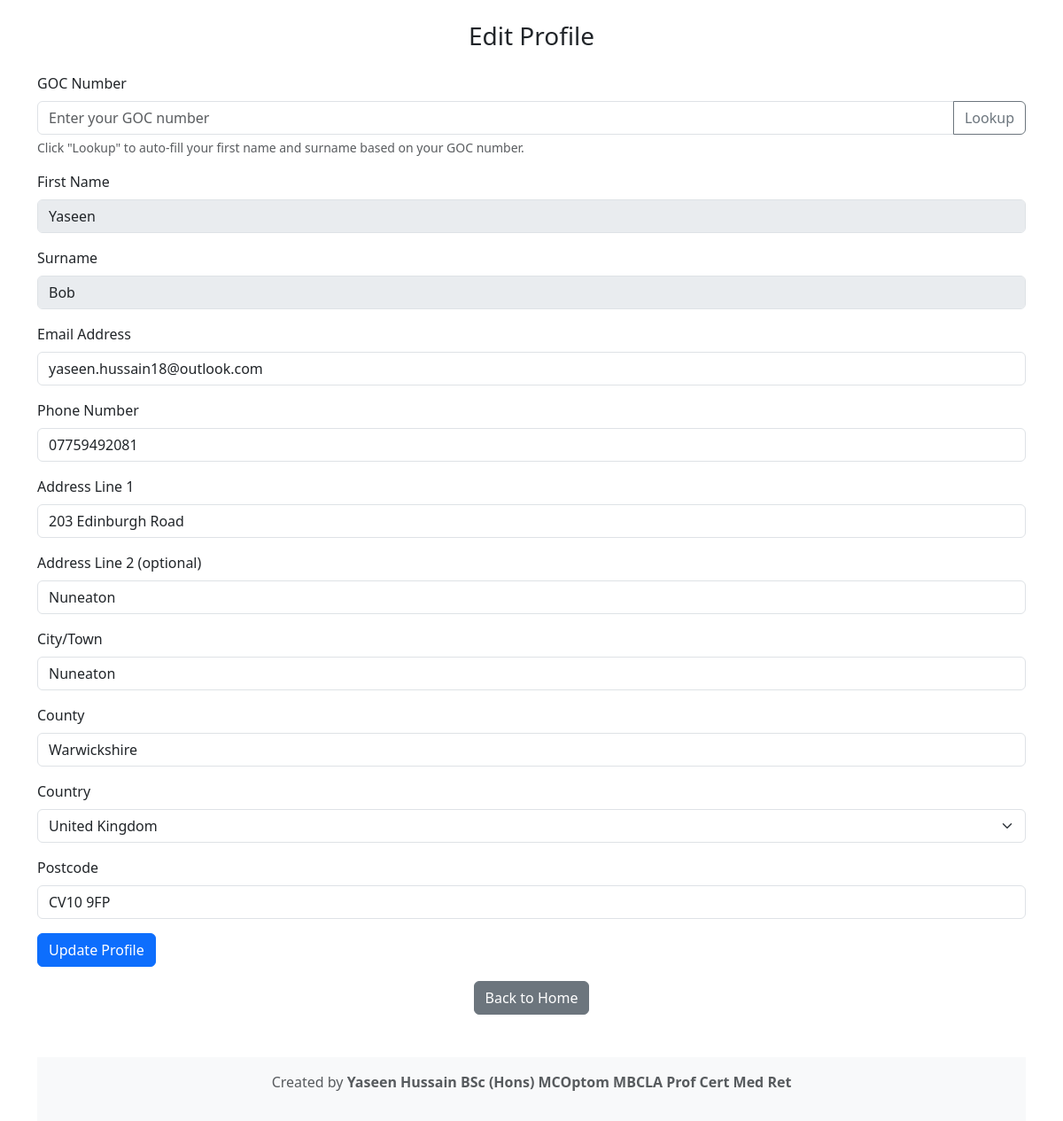
The page /profile (signed in) on the database as committed earlier.
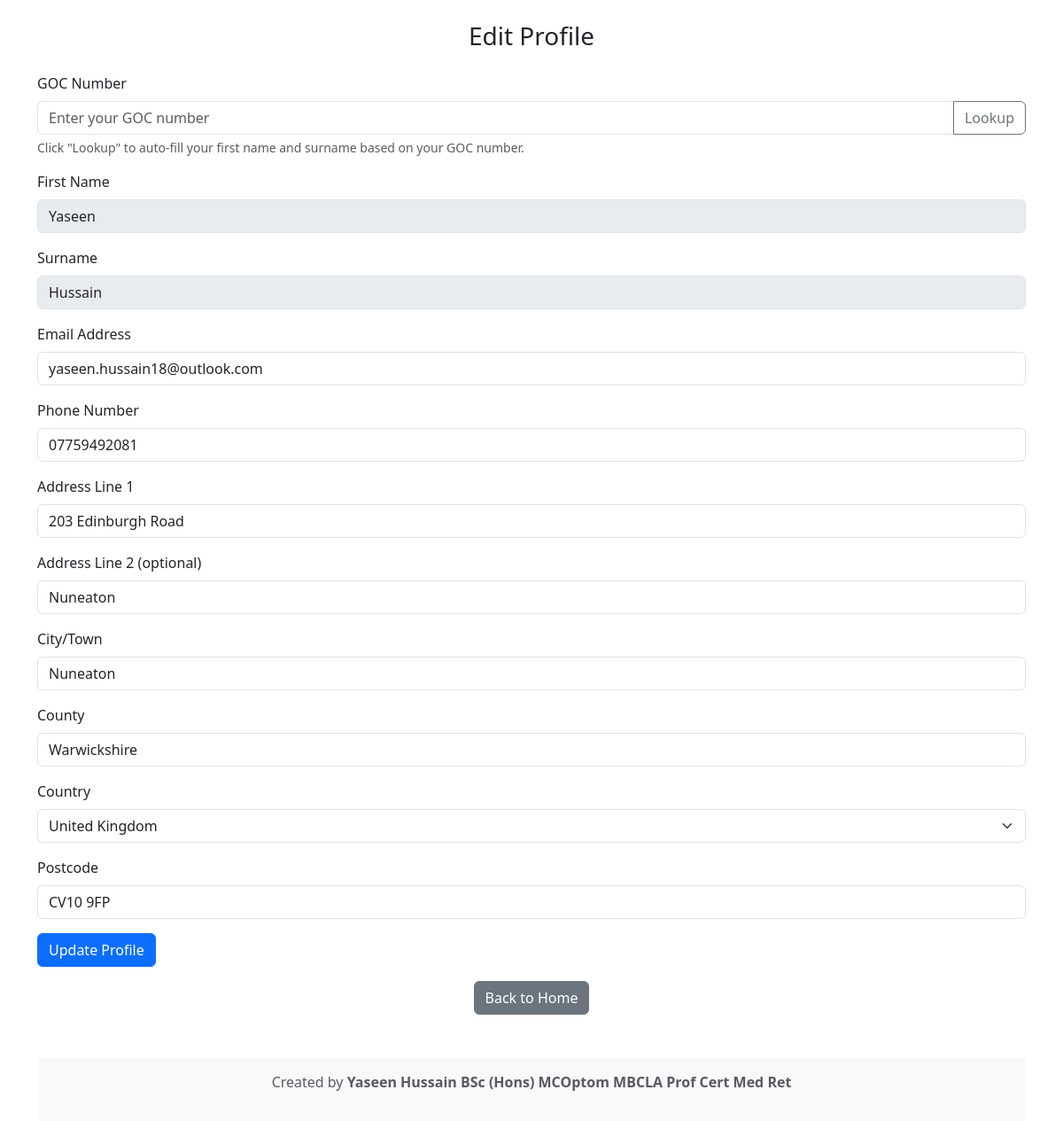
The same page on the database as committed later.
### tables this page shows
CREATE TABLE users (
            id INTEGER PRIMARY KEY AUTOINCREMENT,
            username TEXT NOT NULL UNIQUE,
            email TEXT NOT NULL UNIQUE,
            password_hash TEXT NOT NULL
        , first_name TEXT, surname TEXT, phone_number TEXT, address_line1 TEXT, address_line2 TEXT, city TEXT, county TEXT, country TEXT, postcode TEXT, goc_number TEXT);

### app.py (the view, shortened to what this page needs)
@app.route('/profile', methods=['GET', 'POST'])
@login_required
def profile():
    return render_template('profile.html', user=current_user)

### app.py (called while the page is built)
def get_db_connection():
    conn = sqlite3.connect('shifts.db', timeout=10)  # Increase timeout to allow waiting for the lock to release
    conn.row_factory = sqlite3.Row
    return conn

    def set_profile(self, first_name, surname, phone_number, address_line1, address_line2, city, county, country, postcode):
        self.first_name = first_name or ""
        self.surname = surname or ""
        self.phone_number = phone_number or ""
        self.address_line1 = address_line1 or ""
        self.address_line2 = address_line2 or ""
        self.city = city or ""
        self.county = county or ""
        self.country = country or ""
        self.postcode = postcode or ""

### templates/profile.html (shortened to what this page needs)
<!DOCTYPE html>
<html lang="en">
<head>
  <link href="https://cdn.jsdelivr.net/npm/bootstrap@5.3.0/dist/css/bootstrap.min.css" rel="stylesheet">
</head>
<body class="container mt-4">
  <h3 class="text-center mb-4">Edit Profile</h3>
  <form action="/profile" method="post">
    <div class="mb-3">
      <label for="gocNumber" class="form-label">GOC Number</label>
      <div class="input-group">
        <input type="text" class="form-control" id="gocNumber" name="goc_number" placeholder="Enter your GOC number" value="{{ user.goc_number }}">
        <button type="button" class="btn btn-outline-secondary" onclick="fetchGOCDetailsForEdit()">Lookup</button>
      </div>
      <div class="form-text">Click "Lookup" to auto-fill your first name and surname based on your GOC number.</div>
    </div>
    <div class="mb-3">
      <label for="firstName" class="form-label">First Name</label>
      <input type="text" class="form-control" id="firstName" name="first_name" value="{{ user.first_name }}" readonly style="background-color: #e9ecef;">
    </div>
    <div class="mb-3">
      <label for="surname" class="form-label">Surname</label>
      <input type="text" class="form-control" id="surname" name="surname" value="{{ user.surname }}" readonly style="background-color: #e9ecef;">
    </div>
    <div class="mb-3">
      <label for="email" class="form-label">Email Address</label>
      <input type="email" class="form-control" id="email" name="email" value="{{ user.email }}">
    </div>
    <div class="mb-3">
      <label for="phoneNumber" class="form-label">Phone Number</label>
      <input type="tel" class="form-control" id="phoneNumber" name="phone_number" value="{{ user.phone_number }}">
    </div>
    <div class="mb-3">
      <label for="addressLine1" class="form-label">Address Line 1</label>
      <input type="text" class="form-control" id="addressLine1" name="address_line1" value="{{ user.address_line1 }}">
    </div>
    <div class="mb-3">
      <label for="addressLine2" class="form-label">Address Line 2 (optional)</label>
      <input type="text" class="form-control" id="addressLine2" name="address_line2" value="{{ user.address_line2 }}">
    </div>
    <div class="mb-3">
      <label for="city" class="form-label">City/Town</label>
      <input type="text" class="form-control" id="city" name="city" value="{{ user.city }}">
    </div>
    <div class="mb-3">
      <label for="county" class="form-label">County</label>
      <input type="text" class="form-control" id="county" name="county" value="{{ user.county }}">
    </div>
    <div class="mb-3">
      <label for="country" class="form-label">Country</label>
      <select class="form-select" id="country" name="country">
        <option value="United Kingdom" {% if user.country == 'United Kingdom' %}selected{% endif %}>United Kingdom</option>
      </select>
    </div>
    <div class="mb-3">
      <label for="postcode" class="form-label">Postcode</label>
      <input type="text" class="form-control" id="postcode" name="postcode" value="{{ user.postcode }}">
    </div>
    <button type="submit" class="btn btn-primary">Update Profile</button>
  </form>
  <div class="text-center mt-3">
    <a href="/" class="btn btn-secondary">Back to Home</a>
  </div>
  <footer class="bg-light text-center text-muted mt-5 py-3">
    <p>Created by <strong>Yaseen Hussain BSc (Hons) MCOptom MBCLA Prof Cert Med Ret</strong></p>
  </footer>
</body>
</html>

Rows that differ between the two databases and show on the page:
changed users "Yaseen": surname "Bob" → "Hussain"
